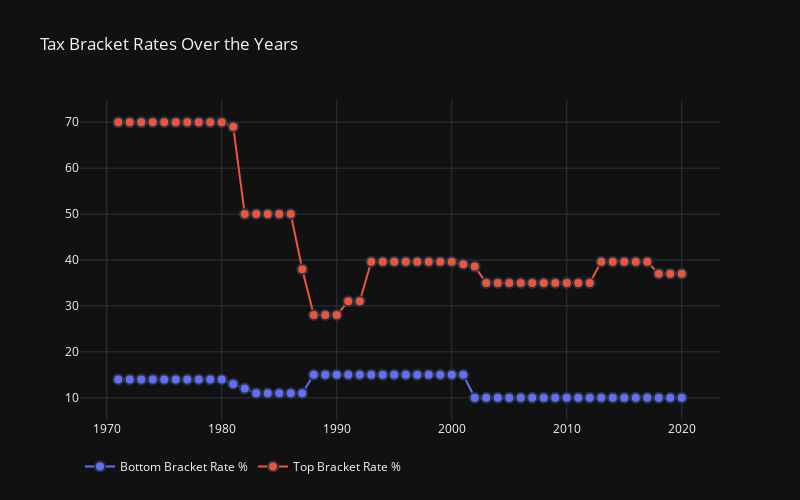

Notebook code cell kept with this figure:
### Code cell
import plotly.graph_objects as go

fig = go.Figure()

# Add traces
fig.add_trace(go.Scatter(x=df['Year'].head(50), y=df['Bottom Bracket Rate %'].head(50),
                         mode='lines+markers',
                         name='Bottom Bracket Rate %'))
fig.add_trace(go.Scatter(x=df['Year'].head(50), y=df['Top Bracket Rate %'].head(50),
                         mode='lines+markers',
                         name='Top Bracket Rate %'))
fig.update_traces(mode='lines+markers', marker_line_width=2, marker_size=10)

# Adding the title
fig.update_layout(
    autosize=False,
    width=800,
    height=500,
    legend_orientation="h",
    template='plotly_dark',
    title='Tax Bracket Rates Over the Years'  # Insert your title here
)

fig.show()

### Figure 1 — Plotly figure (JSON) as saved in the notebook; plotly's stock layout.template omitted (floating-point values rounded to 4 significant figures)
{"data": [{"marker": {"line": {"width": 2}, "size": 10}, "mode": "lines+markers", "name": "Bottom Bracket Rate %", "type": "scatter", "x": [2020, 2019, 2018, 2017, 2016, 2015, 2014, 2013, 2012, 2011, 2010, 2009, 2008, 2007, 2006, 2005, 2004, 2003, 2002, 2001, 2000, 1999, 1998, 1997, 1996, 1995, 1994, 1993, 1992, 1991, 1990, 1989, 1988, 1987, 1986, 1985, 1984, 1983, 1982, 1981, 1980, 1979, 1978, 1977, 1976, 1975, 1974, 1973, 1972, 1971], "y": [10, 10, 10, 10, 10, 10, 10, 10, 10, 10, 10, 10, 10, 10, 10, 10, 10, 10, 10, 15, 15, 15, 15, 15, 15, 15, 15, 15, 15, 15, 15, 15, 15, 11, 11, 11, 11, 11, 12, 13, 14, 14, 14, 14, 14, 14, 14, 14, 14, 14]}, {"marker": {"line": {"width": 2}, "size": 10}, "mode": "lines+markers", "name": "Top Bracket Rate %", "type": "scatter", "x": [2020, 2019, 2018, 2017, 2016, 2015, 2014, 2013, 2012, 2011, 2010, 2009, 2008, 2007, 2006, 2005, 2004, 2003, 2002, 2001, 2000, 1999, 1998, 1997, 1996, 1995, 1994, 1993, 1992, 1991, 1990, 1989, 1988, 1987, 1986, 1985, 1984, 1983, 1982, 1981, 1980, 1979, 1978, 1977, 1976, 1975, 1974, 1973, 1972, 1971], "y": [37, 37, 37, 39.6, 39.6, 39.6, 39.6, 39.6, 35, 35, 35, 35, 35, 35, 35, 35, 35, 35, 38.6, 39.1, 39.6, 39.6, 39.6, 39.6, 39.6, 39.6, 39.6, 39.6, 31, 31, 28, 28, 28, 38, 50, 50, 50, 50, 50, 69, 70, 70, 70, 70, 70, 70, 70, 70, 70, 70]}], "layout": {"autosize": false, "height": 500, "legend": {"orientation": "h"}, "title": {"text": "Tax Bracket Rates Over the Years"}, "width": 800}}
